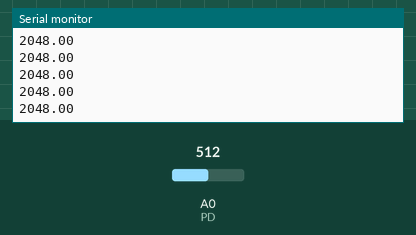
Recording of a sketch running on a simulated Arduino Due. Parts: the last lines printed to the serial monitor. The test bench sets the inputs (shaded band); at power-on: A0 (PD) = 512 (analog values on the 0–1023 scale).

Above: at 1.2 s.
1.3 s: A0 (PD) set to 716
At 2.0 s:
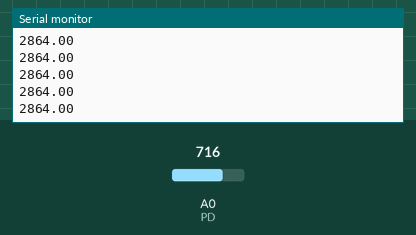
2.8 s: A0 (PD) set to 900
At 3.3 s:
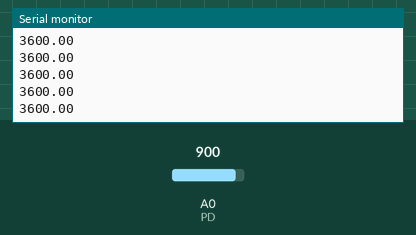
Timing chart, 0 to 5.8 s (numbered marks = the images above; inputs shaded):
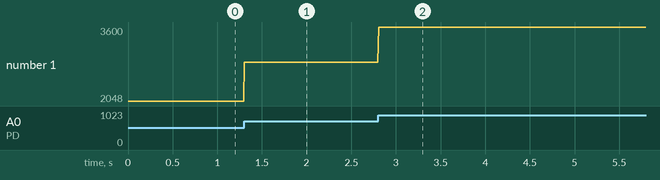

The sketch:

Oscilloscope.ino
```cpp
/*----------------------------------Oscilloscope simulation-----------------------------------

  [Objective]
  Develop a functional oscilloscope on Arduino DUE with the following functions:
  1. Real-time signal sampling
  2. Waveform display in serial ploter

  ** Fill in all [......] to make it functional**

---------------------------------------------------------------------------------------------*/


//==========================================================================================//
//                                1. Variable declaration                                   //
//==========================================================================================//

// Sampling frequency (Hz), set to 100 Hz for the case study //
const int loop_frequency = 100;

// Sampling period (us) //
const int loop_period = 1000000 / loop_frequency;

// Input channel (analog input) //
const int PD = A0;

// Temporal reading of the input signal //
double Reading = 0;

int loop_start = 0;
int loop_end = 0;


//==========================================================================================//
//                            2. Main program (initialize environment)                      //
//==========================================================================================//
void setup() {

  pinMode(PD,INPUT);
  // Turn on serial port (baud, bit per second) //
  Serial.begin(9600);

  // Set analog read resolution (bit) //
  analogReadResolution(12);


}


//==========================================================================================//
//                                 3. Main program (looping)                                //
//==========================================================================================//
void loop() {

  // Set variable to record start time for loop time monitoring (i.e sampling period) //
  loop_start = micros();

  // ======== Signal detection ======= //
  // Sampling at analog channel defined above //
  Reading = analogRead(PD);

  // Print the reading to serial port for visualization //
  Serial.println(Reading);

  // Set variable to record end time for loop time monitoring (i.e sampling period) //
  loop_end = micros();

  // Set a time delay equal to the difference between start and end times to control loop time //
  delayMicroseconds(loop_start + loop_period - loop_end);

}
```

Measured:
- after the input at 1.3 s, the serial monitor: prints a new line at once (image 1)
- after the input at 2.8 s, the serial monitor: prints a new line at once (image 2)
- plotted number 1: 2048 → 2864 after the input at 1.3 s, 2864 → 3600 after the input at 2.8 s
